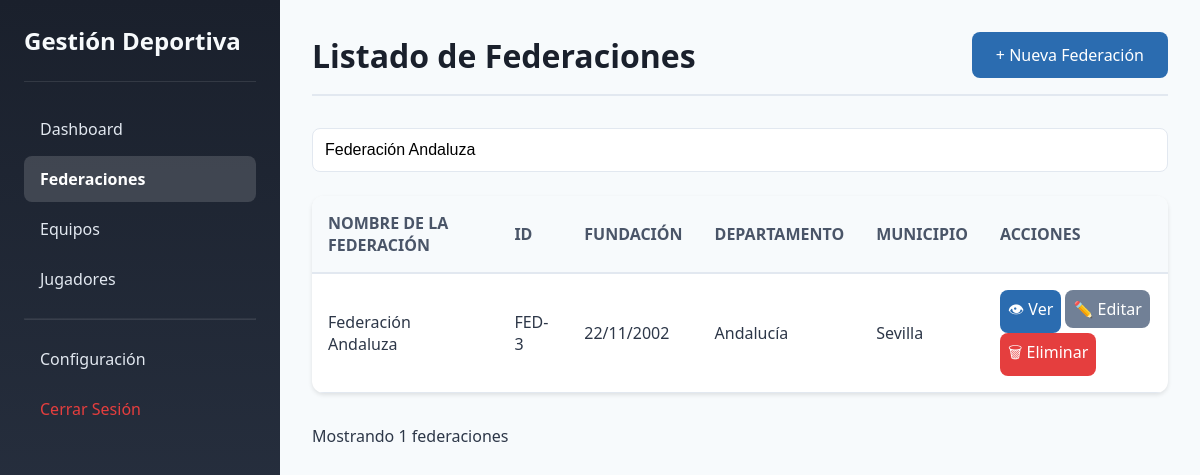
The app's page /federaciones.php?buscar=Federación Andaluza (signed in) with its own data.
### tables this page shows
CREATE TABLE federaciones (
    id INT AUTO_INCREMENT PRIMARY KEY,
    nombre VARCHAR(200) NOT NULL,
    fecha_fundacion DATE NOT NULL,
    departamento VARCHAR(100) NOT NULL,
    municipio VARCHAR(100) NOT NULL,
    complemento VARCHAR(255),
    activo TINYINT(1) NOT NULL DEFAULT 1,
    fecha_creacion DATETIME NOT NULL DEFAULT CURRENT_TIMESTAMP,
    fecha_actualizacion DATETIME NOT NULL DEFAULT CURRENT_TIMESTAMP ON UPDATE CURRENT_TIMESTAMP,
    INDEX idx_nombre (nombre)
);

### includes/conexion.php (called while the page is built, shortened)
<?php
function limpiarInput($data) {
    $data = trim($data);
    $data = stripslashes($data);
    $data = htmlspecialchars($data);
    return $data;
}
?>

### federaciones.php (the view, shortened to what this page needs)
<?php
require_once 'includes/conexion.php';
$busqueda = isset($_GET['buscar']) ? limpiarInput($_GET['buscar']) : '';
$sql = "SELECT * FROM federaciones WHERE activo = 1";
if ($busqueda) {
    $sql .= " AND (nombre LIKE :busqueda OR id LIKE :busqueda2)";
}
$sql .= " ORDER BY nombre";
$stmt = $pdo->prepare($sql);
if ($busqueda) {
    $stmt->execute([':busqueda' => "%$busqueda%", ':busqueda2' => "%$busqueda%"]);
} else {
    $stmt->execute();
}
$federaciones = $stmt->fetchAll();
?>
<!DOCTYPE html>
<html lang="es">
<head>
    <link rel="stylesheet" href="css/admin.css">
</head>
<body>
    <div class="admin-container">
        <aside class="sidebar">
            <div class="sidebar-header">
                <h1> Gestión Deportiva</h1>
            </div>
            <nav class="sidebar-nav">
                <a href="dashboard.php"> Dashboard</a>
                <a href="federaciones.php" class="active"> Federaciones</a>
                <a href="equipos.php"> Equipos</a>
                <a href="jugadores.php"> Jugadores</a>
                <hr>
                <a href="configuracion_usuarios.php"> Configuración</a>
                <a href="log_out.php" style="color: #e53e3e;"> Cerrar Sesión</a>
            </nav>
        </aside>
        <main class="main-content">
            <header>
                <h2>Listado de Federaciones</h2>
                <a href="registro_federaciones.php" class="btn btn-primary">+ Nueva Federación</a>
            </header>
            <div class="search-box">
                <form method="GET" action="">
                    <input type="text" name="buscar" placeholder="Buscar federación por nombre o ID..."
                           value="<?php echo htmlspecialchars($busqueda); ?>">
                </form>
            </div>
            <div class="tabla-container">
                <table>
                    <thead>
                        <tr>
                            <th>NOMBRE DE LA FEDERACIÓN</th>
                            <th>ID</th>
                            <th>FUNDACIÓN</th>
                            <th>DEPARTAMENTO</th>
                            <th>MUNICIPIO</th>
                            <th>ACCIONES</th>
                        </tr>
                    </thead>
                    <tbody>
                        <?php if (count($federaciones) > 0): ?>
                            <?php foreach ($federaciones as $federacion): ?>
                            <tr>
                                <td><?php echo htmlspecialchars($federacion['nombre']); ?></td>
                                <td>FED-<?php echo $federacion['id']; ?></td>
                                <td><?php echo date('d/m/Y', strtotime($federacion['fecha_fundacion'])); ?></td>
                                <td><?php echo htmlspecialchars($federacion['departamento']); ?></td>
                                <td><?php echo htmlspecialchars($federacion['municipio']); ?></td>
                                <td>
                                    <a href="ver_federacion.php?id=<?php echo $federacion['id']; ?>"
                                       class="btn btn-primary" style="padding: 0.5rem;">👁 Ver</a>
                                    <a href="editar_federacion.php?id=<?php echo $federacion['id']; ?>"
                                       class="btn btn-secondary" style="padding: 0.5rem;">✏️ Editar</a>
                                    <a href="eliminar_federacion.php?id=<?php echo $federacion['id']; ?>"
                                       class="btn btn-danger" style="padding: 0.5rem;"
                                       onclick="return confirm('¿Estás seguro de eliminar esta federación?')">🗑 Eliminar</a>
                                </td>
                            </tr>
                            <?php endforeach; ?>
                        <?php else: ?>
                            <tr>
                                <td colspan="6" style="text-align: center;">No se encontraron federaciones</td>
                            </tr>
                        <?php endif; ?>
                    </tbody>
                </table>
            </div>
            <p>Mostrando <?php echo count($federaciones); ?> federaciones</p>
        </main>
    </div>
</body>
</html>

### css/admin.css (style rules this page uses)
* { margin: 0; padding: 0; box-sizing: border-box; }
body { font-family: 'Segoe UI', Tahoma, Geneva, Verdana, sans-serif; background: #f7fafc; color: #2d3748; }
.admin-container { display: flex; min-height: 100vh; }
.sidebar { width: 280px; background: linear-gradient(180deg, #1a202c 0%, #2d3748 100%); color: white; padding: 1.5rem; position: fixed; height: 100vh; overflow-y: auto; }
.sidebar-header { padding-bottom: 1.5rem; border-bottom: 1px solid rgba(255,255,255,0.1); margin-bottom: 1.5rem; }
.sidebar-header h1 { font-size: 1.5rem; color: #f7fafc; }
.sidebar-nav a { display: block; padding: 0.75rem 1rem; color: #e2e8f0; text-decoration: none; border-radius: 8px; margin-bottom: 0.25rem; transition: all 0.3s; }
.sidebar-nav a.active { background: rgba(255,255,255,0.15); color: white; font-weight: bold; }
.sidebar-nav hr { border-color: rgba(255,255,255,0.1); margin: 1rem 0; }
.main-content { margin-left: 280px; flex: 1; padding: 2rem; }
.main-content header { display: flex; justify-content: space-between; align-items: center; margin-bottom: 2rem; padding-bottom: 1rem; border-bottom: 2px solid #e2e8f0; }
.main-content header h2 { font-size: 2rem; color: #1a202c; }
.tabla-container { background: white; border-radius: 12px; box-shadow: 0 2px 4px rgba(0,0,0,0.1); overflow: hidden; margin-bottom: 2rem; }
table { width: 100%; border-collapse: collapse; }
thead { background: #f7fafc; }
th { padding: 1rem; text-align: left; font-weight: 600; color: #4a5568; border-bottom: 2px solid #e2e8f0; }
td { padding: 1rem; border-bottom: 1px solid #e2e8f0; }
.btn { display: inline-block; padding: 0.75rem 1.5rem; border: none; border-radius: 8px; font-size: 1rem; font-weight: 500; cursor: pointer; text-decoration: none; transition: all 0.3s; }
.btn-primary { background: #2b6cb0; color: white; }
.btn-danger { background: #e53e3e; color: white; }
.btn-secondary { background: #718096; color: white; }
.search-box { margin-bottom: 1.5rem; }
.search-box input { width: 100%; padding: 0.75rem; border: 1px solid #e2e8f0; border-radius: 8px; font-size: 1rem; }

### records on screen
federaciones: nombre "Federación Andaluza", id "3", fecha_fundacion "22/11/2002", departamento "Andalucía", municipio "Sevilla"

### other values on screen
count($federaciones) "1"
